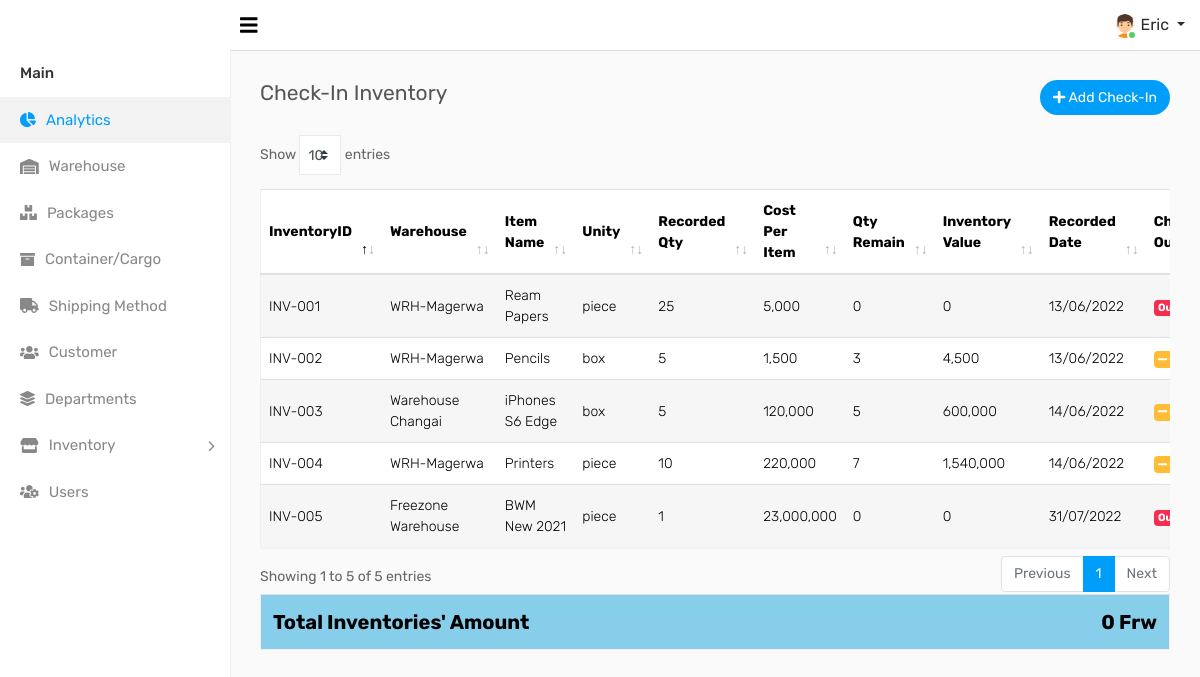
The app's page /checkin.php (signed in) with its own data.
### tables this page shows
CREATE TABLE `user_tb` (
  `user_id` int(11) NOT NULL,
  `firstname` varchar(100) DEFAULT NULL,
  `lastname` varchar(100) DEFAULT NULL,
  `email` varchar(100) DEFAULT NULL,
  `phone` varchar(30) DEFAULT NULL,
  `birth_date` varchar(60) DEFAULT NULL,
  `gender` varchar(30) DEFAULT NULL,
  `address` varchar(122) DEFAULT NULL,
  `dpt_id` int(11) DEFAULT NULL,
  `position` varchar(100) DEFAULT NULL,
  `password` varchar(100) DEFAULT NULL,
  `last_access_date` timestamp NOT NULL DEFAULT current_timestamp() ON UPDATE current_timestamp(),
  `role` varchar(60) DEFAULT NULL,
  `user_status` varchar(50) NOT NULL,
  `img` text DEFAULT NULL,
  `date_created` timestamp NOT NULL DEFAULT current_timestamp()
);

CREATE TABLE `inventory_tb` (
  `inventory_id` int(11) NOT NULL,
  `user_id` int(11) NOT NULL,
  `warehouse_id` int(11) NOT NULL,
  `item_name` varchar(122) DEFAULT NULL,
  `item_description` text DEFAULT NULL,
  `unit` varchar(50) DEFAULT NULL,
  `in_qty` int(11) DEFAULT NULL,
  `out_qty` int(11) DEFAULT NULL,
  `cost` int(11) DEFAULT NULL,
  `checkin_date` varchar(122) DEFAULT NULL,
  `timestamp` timestamp NOT NULL DEFAULT current_timestamp()
);

CREATE TABLE `warehouse_tb` (
  `id` int(11) NOT NULL,
  `warehouseId` varchar(100) NOT NULL,
  `user_id` int(11) DEFAULT NULL,
  `warehouse_name` varchar(120) NOT NULL,
  `manager_name` varchar(120) DEFAULT NULL,
  `manager_email` varchar(120) DEFAULT NULL,
  `countryId` int(11) NOT NULL,
  `stateId` int(11) NOT NULL,
  `cityId` int(11) DEFAULT NULL,
  `address` varchar(120) DEFAULT NULL,
  `status` varchar(50) NOT NULL,
  `timestamp` timestamp NOT NULL DEFAULT current_timestamp()
);

### checkin.php (the view, shortened to what this page needs)
<?php include 'includes/head.php'; ?>
<body>
    <div class="main-wrapper">
        <?php
            include 'includes/header.php';
            include 'includes/sidebar.php';
        ?>
        <div class="page-wrapper">
            <div class="content">
                <div class="row">
                    <div class="col-sm-4 col-3">
                        <h4 class="page-title">Check-In Inventory</h4>
                    </div>
                    <div class="col-sm-8 col-9 text-right m-b-20">
                        <a href="add_checkin" class="btn btn btn-primary btn-rounded float-right"><i class="fa fa-plus"></i> Add Check-In</a>
                    </div>
                </div>
				<div class="row">
					<div class="col-md-12">
						<div class="table-responsive">
							<table class="table table-border table-striped custom-table datatable mb-0">
								<thead>
									<tr>
										<th>InventoryID</th>
                                        <th>Warehouse</th>
										<th>Item Name</th>
										<th>Unity</th>
										<th>Recorded Qty</th>
										<th>Cost Per Item</th>
										<th>Qty Remain</th>
										<th>Inventory Value</th>
										<th>Recorded Date</th>
										<th>Check-Out</th>
									</tr>
								</thead>
								<tbody>
									<?php
										$invSql = mysqli_query($DB_CONNECT,"SELECT * FROM inventory_tb ORDER BY inventory_id DESC");
										while ($inveFet = mysqli_fetch_array($invSql)) {
											$warhQury = mysqli_query($DB_CONNECT,"SELECT * FROM warehouse_tb WHERE id='".$inveFet['warehouse_id']."'");
											$warhFet = mysqli_fetch_array($warhQury);
											$sum1 = $inveFet['cost'] * $inveFet['out_qty'];
											$totaInventory = $sum1;
											if ($inveFet['out_qty'] == 0) {
												$checkout = '<span class="badge badge-danger">Out-Off Stock</span>';
											}else {
												$checkout = '<a href="add_checkout?inventoryID='.$inveFet['inventory_id'].'" class="badge badge-warning" style="color:white;"><i class="fa fa-minus"></i> Check-Out</a>';
											}
											echo '
												<tr>
													<td>INV-00'.$inveFet['inventory_id'].'</td>
													<td>'.$warhFet['warehouse_name'].'</td>
													<td>'.$inveFet['item_name'].'</td>
													<td>'.$inveFet['unit'].'</td>
													<td>'.$inveFet['in_qty'].'</td>
                                                    <td>'.number_format($inveFet['cost']).'</td>
													<td>'.$inveFet['out_qty'].'</td>
                                                    <td>'.number_format($sum1).'</td>
                                                    <td>'.$inveFet['checkin_date'].'</td>
													<td>'.$checkout.'</td>
												</tr>
											';
											?>
											<?php
										}
									?>
								</tbody>
							</table>
							<table class="table align-items-left table-flush" style="background-color: skyblue; color: black;">
								<tr style="font-size: 20px;">
								<th>Total Inventories' Amount</th>
								<th style="text-align: right;"><?php echo number_format($totaInventory); ?> Frw</th>
								</tr>
							</table>
						</div>
					</div>
                </div>
            </div>
        </div>
<?php include 'includes/footer.php'; ?>

### includes/header.php (shortened to what this page needs)
<div class="header">
			<div class="header-left">
				<a href="index" class="logo">
				</a>
			</div>
			<a id="toggle_btn" href="javascript:void(0);" style="color:black;"><i class="fa fa-bars"></i></a>
            <ul class="nav user-menu float-right">
                <li class="nav-item dropdown has-arrow">
                    <a href="#" class="dropdown-toggle nav-link user-link" data-toggle="dropdown">
                        <span class="user-img">
							<img class="rounded-circle" src="assets/img/profile/<?php echo $userFet['img']; ?>" width="24" alt="Admin">
							<span class="status online"></span>
						</span>
						<span><?php echo $userFet['firstname']; ?></span>
                    </a>
                </li>
            </ul>
        </div>

### records on screen
user_tb: img (picture), firstname "Eric"
inventory_tb: inventory_id "5", warehouse.warehouse_name "Freezone Warehouse", item_name "BWM New 2021", unit "piece", in_qty "1", cost "23,000,000", out_qty "0", checkin_date "31/07/2022", shows "Out-Off Stock"
inventory_tb: inventory_id "4", warehouse.warehouse_name "WRH-Magerwa", item_name "Printers", unit "piece", in_qty "10", cost "220,000", out_qty "7", sum1 "1,540,000", checkin_date "14/06/2022"
inventory_tb: inventory_id "3", warehouse.warehouse_name "Warehouse Changai", item_name "iPhones S6 Edge", unit "box", in_qty "5", cost "120,000", out_qty "5", sum1 "600,000", checkin_date "14/06/2022"
inventory_tb: inventory_id "2", warehouse.warehouse_name "WRH-Magerwa", item_name "Pencils", unit "box", in_qty "5", cost "1,500", out_qty "3", sum1 "4,500", checkin_date "13/06/2022"
inventory_tb: inventory_id "1", warehouse.warehouse_name "WRH-Magerwa", item_name "Ream Papers", unit "piece", in_qty "25", cost "5,000", out_qty "0", checkin_date "13/06/2022", shows "Out-Off Stock"
